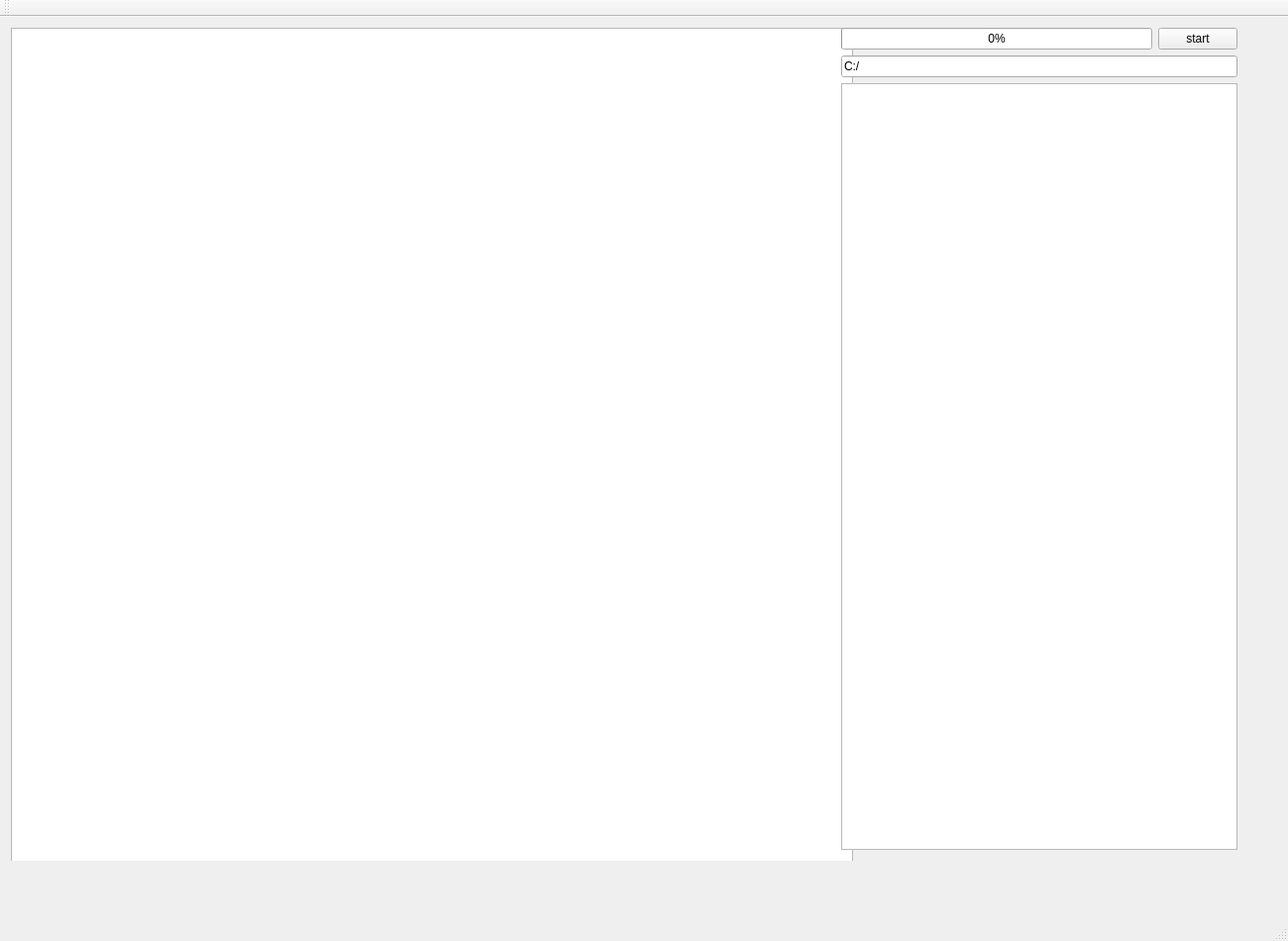
<?xml version="1.0" encoding="UTF-8"?>
<ui version="4.0">
 <class>MainWindow</class>
 <widget class="QMainWindow" name="MainWindow">
  <property name="geometry">
   <rect>
    <x>0</x>
    <y>0</y>
    <width>1300</width>
    <height>950</height>
   </rect>
  </property>
  <property name="minimumSize">
   <size>
    <width>1300</width>
    <height>950</height>
   </size>
  </property>
  <property name="windowTitle">
   <string>MainWindow</string>
  </property>
  <widget class="QWidget" name="centralWidget">
   <widget class="QWidget" name="horizontalLayoutWidget">
    <property name="geometry">
     <rect>
      <x>0</x>
      <y>0</y>
      <width>1260</width>
      <height>852</height>
     </rect>
    </property>
    <layout class="QHBoxLayout" name="horizontalLayout">
     <property name="sizeConstraint">
      <enum>QLayout::SetMaximumSize</enum>
     </property>
     <item>
      <widget class="QGraphicsView" name="graphicsView">
       <property name="sizePolicy">
        <sizepolicy hsizetype="Expanding" vsizetype="Expanding">
         <horstretch>0</horstretch>
         <verstretch>0</verstretch>
        </sizepolicy>
       </property>
       <property name="minimumSize">
        <size>
         <width>850</width>
         <height>850</height>
        </size>
       </property>
      </widget>
     </item>
     <item>
      <layout class="QVBoxLayout" name="verticalLayout">
       <property name="sizeConstraint">
        <enum>QLayout::SetMaximumSize</enum>
       </property>
       <item>
        <layout class="QHBoxLayout" name="horizontalLayout_3">
         <item>
          <widget class="QProgressBar" name="scanProgress">
           <property name="value">
            <number>0</number>
           </property>
          </widget>
         </item>
         <item>
          <widget class="QPushButton" name="startScanning">
           <property name="text">
            <string>start</string>
           </property>
          </widget>
         </item>
        </layout>
       </item>
       <item>
        <widget class="QLineEdit" name="rootDirectory">
         <property name="text">
          <string>C:/</string>
         </property>
        </widget>
       </item>
       <item>
        <widget class="QTreeView" name="directoryView">
         <property name="minimumSize">
          <size>
           <width>400</width>
           <height>600</height>
          </size>
         </property>
        </widget>
       </item>
      </layout>
     </item>
    </layout>
   </widget>
  </widget>
  <widget class="QMenuBar" name="menuBar">
   <property name="geometry">
    <rect>
     <x>0</x>
     <y>0</y>
     <width>1300</width>
     <height>21</height>
    </rect>
   </property>
  </widget>
  <widget class="QToolBar" name="mainToolBar">
   <attribute name="toolBarArea">
    <enum>TopToolBarArea</enum>
   </attribute>
   <attribute name="toolBarBreak">
    <bool>false</bool>
   </attribute>
  </widget>
  <widget class="QStatusBar" name="statusBar"/>
 </widget>
 <layoutdefault spacing="6" margin="11"/>
 <resources/>
 <connections/>
</ui>
